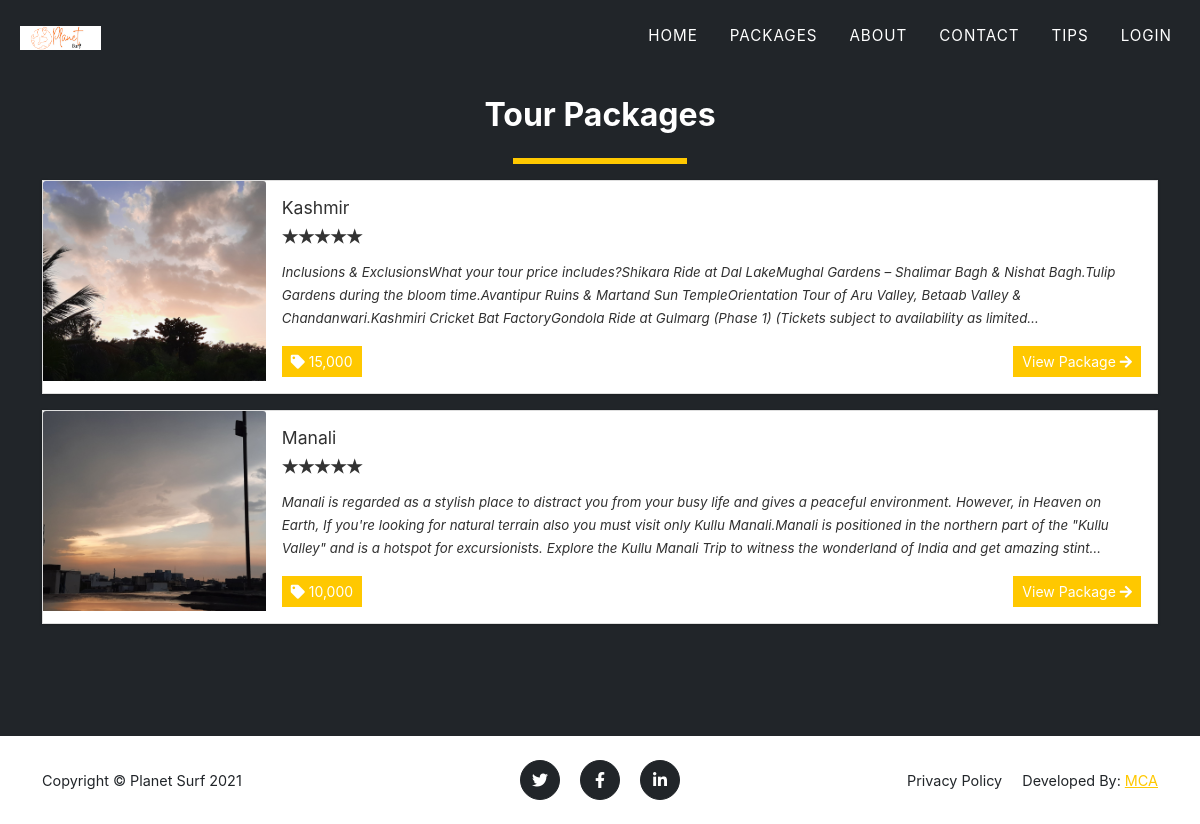
The page /?page=packages on the database its author committed.
### tables this page shows
CREATE TABLE `packages` (
  `id` int(30) NOT NULL,
  `title` text DEFAULT NULL,
  `tour_location` text DEFAULT NULL,
  `cost` double NOT NULL,
  `description` text DEFAULT NULL,
  `upload_path` text DEFAULT NULL,
  `status` tinyint(4) NOT NULL DEFAULT 1 COMMENT '1 =active ,2 = Inactive',
  `date_created` datetime NOT NULL DEFAULT current_timestamp()
);

### config.php (called while the page is built, shortened)
<?php
function validate_image($file){
	if(!empty($file)){
		if(is_file(base_app.$file)){
			return base_url.$file;
		}else{
			return base_url.'dist/img/no-image-available.png';
		}
	}else{
		return base_url.'dist/img/no-image-available.png';
	}
}
?>

### packages.php (the view, shortened to what this page needs)
<section class="page-section bg-dark" id="home">
	<div class="container">
		<h2 class="text-center">Tour Packages</h2>
	<div class="d-flex w-100 justify-content-center">
		<hr class="border-warning" style="border:3px solid" width="15%">
	</div>
	<div class="w-100">
		<?php
		$packages = $conn->query("SELECT * FROM `packages` order by rand() ");
			while($row = $packages->fetch_assoc() ):
				$cover='';
				if(is_dir(base_app.'uploads/package_'.$row['id'])){
					$img = scandir(base_app.'uploads/package_'.$row['id']);
					$k = array_search('.',$img);
					if($k !== false)
						unset($img[$k]);
					$k = array_search('..',$img);
					if($k !== false)
						unset($img[$k]);
					$cover = isset($img[2]) ? 'uploads/package_'.$row['id'].'/'.$img[2] : "";
				}
				$row['description'] = strip_tags(stripslashes(html_entity_decode($row['description'])));
				$rate = 0;
		?>
			<div class="card d-flex w-100 rounded-0 mb-3 package-item">
				<img class="card-img-top" src="<?php echo validate_image($cover) ?>" alt="<?php echo $row['title'] ?>" height="200rem" style="object-fit:cover">
				<div class="card-body">
				<h5 class="card-title truncate-1"><?php echo $row['title'] ?></h5>
				<div class=" w-100 d-flex justify-content-start">
				<form action="">
					<div class="stars stars-small">
							<input disabled class="star star-5" id="star-5" type="radio" name="star" <?php echo $rate == 5 ? "checked" : '' ?>/> <label class="star star-5" for="star-5"></label>
							<input disabled class="star star-4" id="star-4" type="radio" name="star" <?php echo $rate == 4 ? "checked" : '' ?>/> <label class="star star-4" for="star-4"></label>
							<input disabled class="star star-3" id="star-3" type="radio" name="star" <?php echo $rate == 3 ? "checked" : '' ?>/> <label class="star star-3" for="star-3"></label>
							<input disabled class="star star-2" id="star-2" type="radio" name="star" <?php echo $rate == 2 ? "checked" : '' ?>/> <label class="star star-2" for="star-2"></label>
							<input disabled class="star star-1" id="star-1" type="radio" name="star" <?php echo $rate == 1 ? "checked" : '' ?>/> <label class="star star-1" for="star-1"></label>
					</div>
				</form>
				</div>
				<p class="card-text truncate"><?php echo $row['description'] ?></p>
				<div class="w-100 d-flex justify-content-between">
					<span class="rounded-0 btn btn-flat btn-sm btn-primary"><i class="fa fa-tag"></i> <?php echo number_format($row['cost']) ?></span>
					<a href="./?page=view_package&id=<?php echo md5($row['id']) ?>" class="btn btn-sm btn-flat btn-warning">View Package <i class="fa fa-arrow-right"></i></a>
				</div>
				</div>
			</div>
		<?php endwhile; ?>
	</div>
	</div>
</section>

### rows shown on the page
packages: shows a picture, title "Kashmir", description "Inclusions & ExclusionsWhat your tour price includes?Shikara Ride at Dal LakeMughal Gardens – Shalimar Bagh & Nishat Bagh.Tulip Gardens during the bloom time.Avantipur Ruins & Martand Sun TempleOrientation Tour of Aru Valley, Betaab Valley & Chandanwari.Kashmiri Cricket Bat FactoryGondola Ride at Gulmarg (Phase 1) (Tickets subject to availability as…", cost "15,000"
packages: shows a picture, title "Manali", description "Manali is regarded as a stylish place to distract you from your busy life and gives a peaceful environment. However, in Heaven on Earth, If you're looking for natural terrain also you must visit only Kullu Manali.Manali is positioned in the northern part of the \"Kullu Valley\" and is a hotspot for excursionists. Explore the Kullu Manali Trip to witness the wonderland of India and get amazing…", cost "10,000"

### other values the page prints
$_settings->info('short_name') "Planet Surf"
